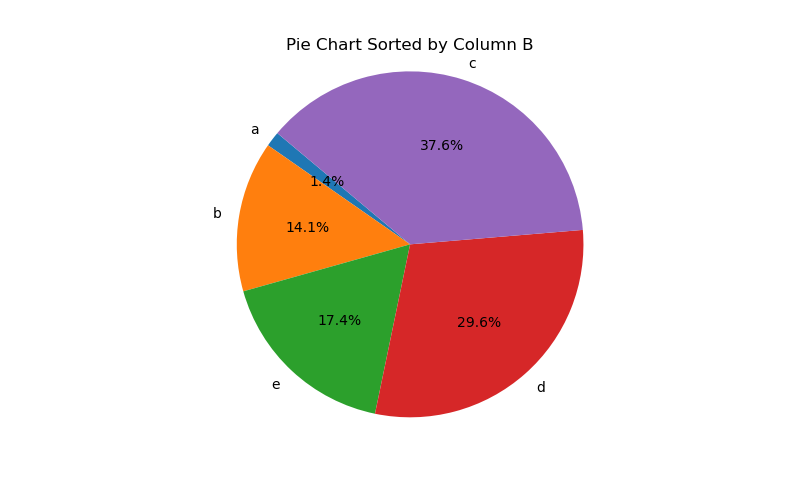

Generate this figure with Python:
import pandas as pd
import matplotlib.pyplot as plt

# Load CSV file into a DataFrame
df = pd.read_csv('myfile.csv')

# Sort DataFrame by column B (quantitative)
df_sorted = df.sort_values(by='B')

# Extracting column A and column B
categories = df_sorted['A']
quantities = df_sorted['B']

# Plotting a pie chart
plt.figure(figsize=(8, 8))
plt.pie(quantities, labels=categories, autopct='%1.1f%%', startangle=140)
plt.axis('equal')  # Equal aspect ratio ensures that pie is drawn as a circle.
plt.title('Pie Chart Sorted by Column B')
plt.show()
